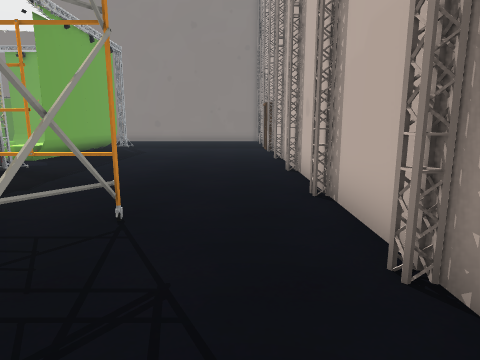
view 1 (above)

21 first-person views from a walk through a Unity game level. The camera is 1.2 m above the floor, tilts 10° down and sees 75° across. The floor is counted in squares, 1 m on a side. Each view is taken from the middle of a square. On the plan, view 1 faces up. The plan holds only what a view shows up to about 13 squares ahead; the rest is blank. The place goes on beyond the plan. The player character is not drawn. Door leaves are left out, so doorways stand open. Some surface patterns are stand-ins.

view 2
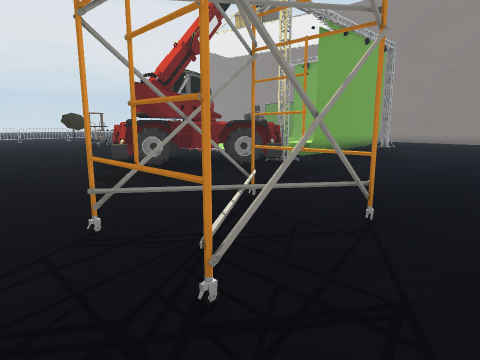

view 3
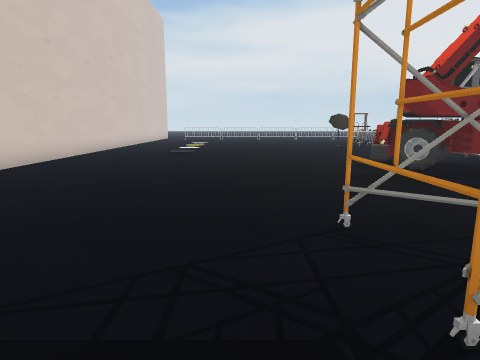

view 4
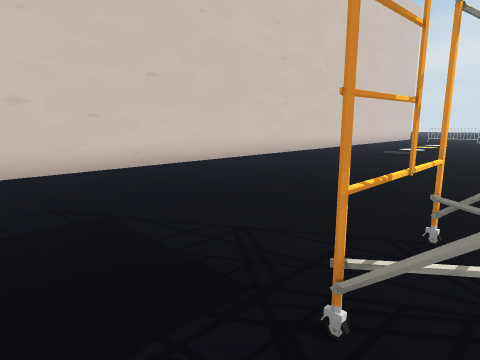

view 5
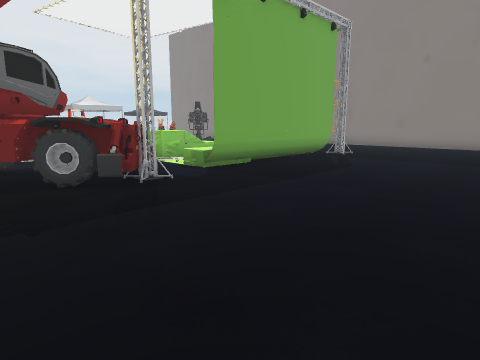

view 6
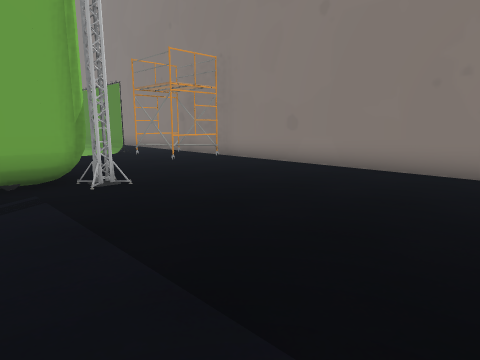

view 7
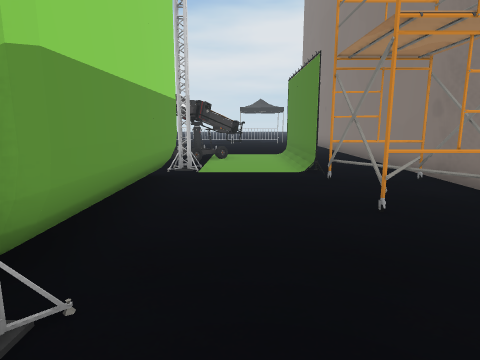

view 8
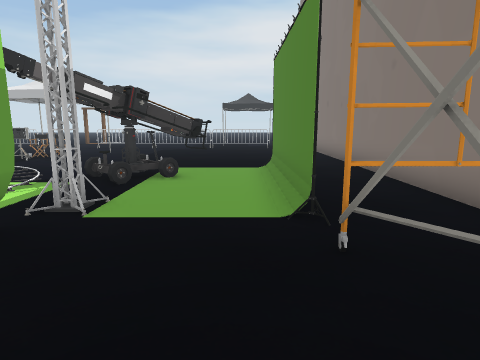

view 9
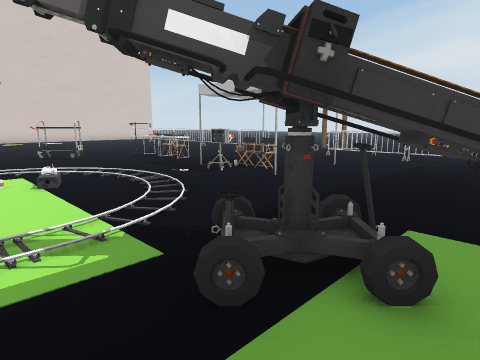

view 10
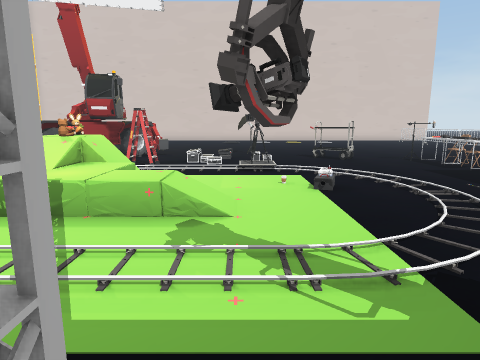

view 11
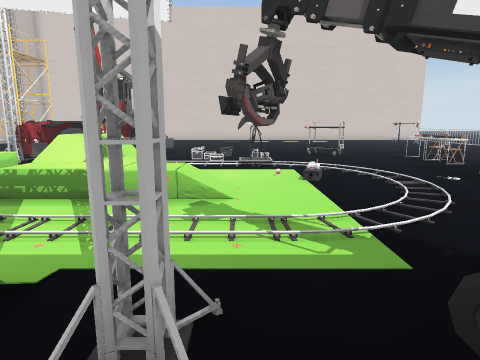

view 12
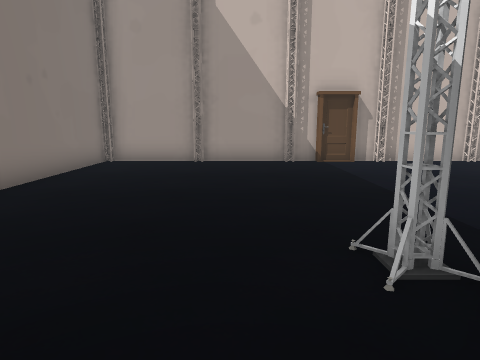

view 13
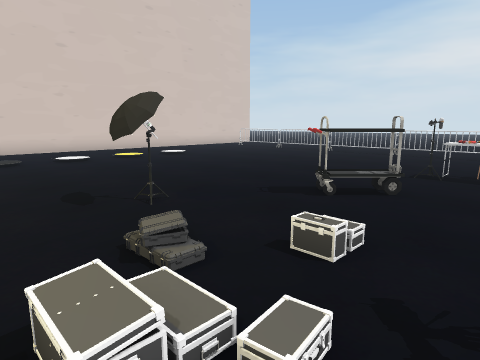

view 14
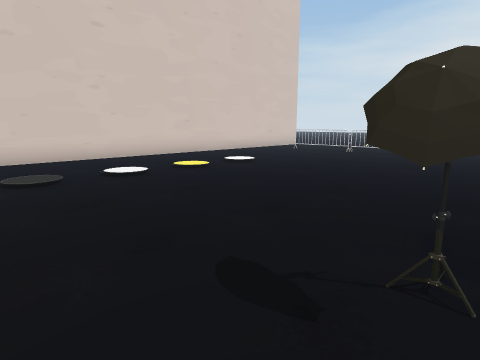

view 15
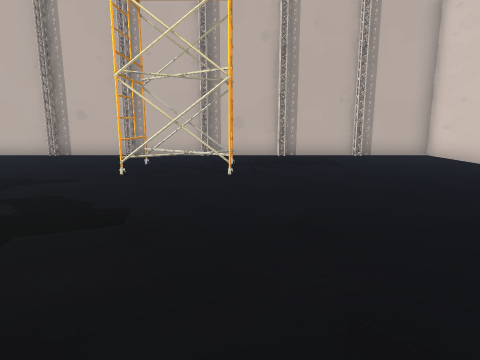

view 16
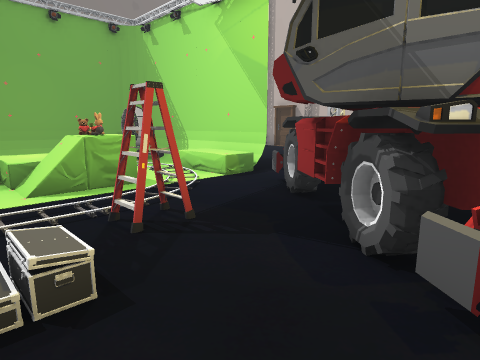

view 17
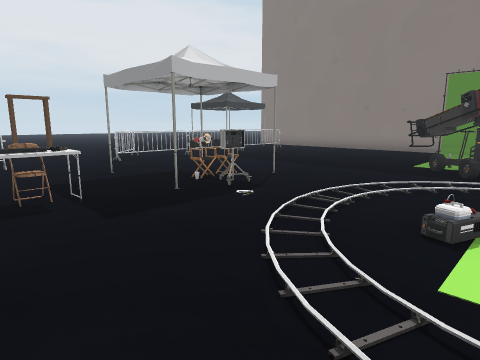

view 18
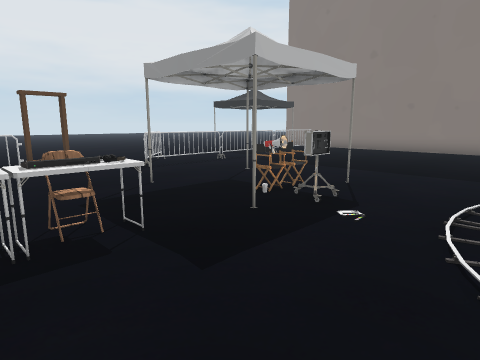

view 19
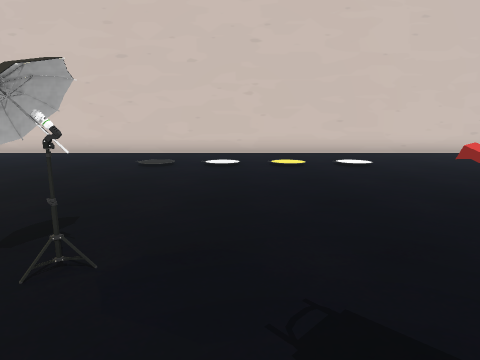

view 20
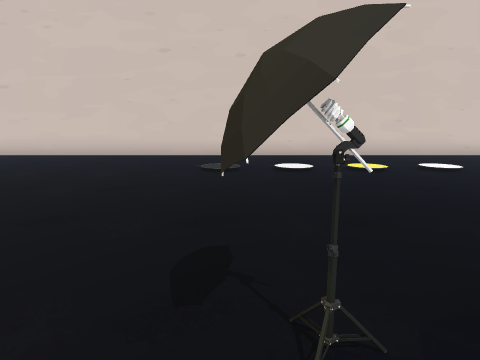

view 21
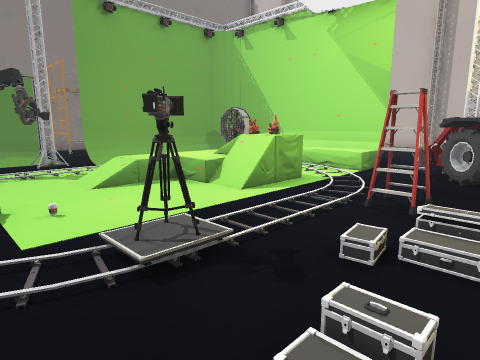

### Floor plan
Key: @ floor where view 1 was taken; # wall or solid block; . main floor; : floor 0.5 m higher than the main floor; + floor 1 m higher than the main floor; / step, stairs or slope; = window, fence, low wall or low ledge; ^ raised ledge; O other object.
Columns run from 22 left of view 1 to 2 right of it. Each row starts with its distance up from view 1.
 23 ##########OOOO###########
 22  .........O..O..........#
 21 ....OOOOOOOOOO..........#
 20 .....    ...............#
 19 ....OO  ................#
 18 ....OOO.................#
 17 .....OOO##O####O.......##
 16 ........O     OO.......#
 15 ........      OO#......##
 14 ..O....../     /#......##
 13 .OO....../ ::  O#.......#
 12 .OO.....  /++  O#.......#
 11 ..O.....  //O  O#.......#
 10 .O......O...............#
  9 .OO....O...O..O#........#
  8 .OO........O.OO^#.......#
  7 .OO.OO......##O^#.......#
  6 .....O......OOO^........#
  5 ........O..=^#O.........#
  4 .......OO...##O....OO...#
  3 ...................OO...#
  2 ...................OO...#
  1 ...................OO...#
  0 ......................@.#
 -1 ........................#
 -2 ........................#
 -3 ........................#
 -4 ........................#
 -5 ........................#
 -6 #########################

Where each view was taken, in squares from view 1:
view 1: 0 up, 0 right, facing up
view 2: 0 up, 0 right, facing up-left
view 3: 0 up, 0 right, facing left
view 4: 2 up, 0 right, facing down-left
view 5: 5 up, 0 right, facing up-left
view 6: 15 up, 0 right, facing up-left
view 7: 19 up, 5 left, facing left
view 8: 20 up, 9 left, facing left
view 9: 19 up, 14 left, facing down-left
view 10: 18 up, 14 left, facing down
view 11: 19 up, 14 left, facing down
view 12: 19 up, 9 left, facing right
view 13: 9 up, 12 left, facing down-left
view 14: 5 up, 12 left, facing down-left
view 15: 1 up, 11 left, facing right
view 16: 5 up, 13 left, facing up-right
view 17: 8 up, 15 left, facing up-left
view 18: 8 up, 17 left, facing up-left
view 19: 7 up, 16 left, facing down
view 20: 6 up, 14 left, facing down
view 21: 7 up, 16 left, facing up-right
